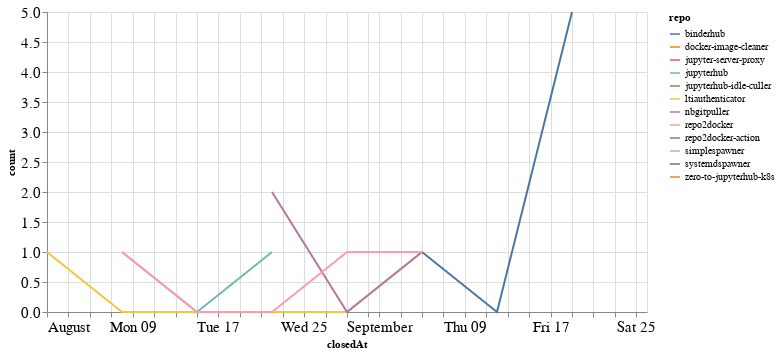

Here is the notebook cell this chart was saved with:
### Code cell
closed_by_time = closed_by.groupby('repo').resample('W', on='closedAt').count()['author'].reset_index()
closed_by_time = closed_by_time.rename(columns={'author': 'count'})

alt.Chart(closed_by_time, width=600).mark_line().encode(
    x='closedAt',
    y='count',
    color='repo',
    tooltip="repo"
)

### Figure 1 — Vega-Lite specification as saved in the notebook (floating-point values rounded to 4 significant figures)
{"config": {"axisLeft": {"labelFontSize": 15}, "axisBottom": {"labelFontSize": 15}}, "data": {"name": "data-63a23c29846486e49b136ad82dc87f36"}, "mark": "line", "encoding": {"color": {"type": "nominal", "field": "repo"}, "tooltip": {"type": "nominal", "field": "repo"}, "x": {"type": "temporal", "field": "closedAt"}, "y": {"type": "quantitative", "field": "count"}}, "width": 600, "$schema": "https://vega.github.io/schema/vega-lite/v4.8.1.json", "datasets": {"data-63a23c29846486e49b136ad82dc87f36": [{"repo": "binderhub", "closedAt": "2021-09-05T00:00:00", "count": 1}, {"repo": "binderhub", "closedAt": "2021-09-12T00:00:00", "count": 0}, {"repo": "binderhub", "closedAt": "2021-09-19T00:00:00", "count": 5}, {"repo": "docker-image-cleaner", "closedAt": "2021-09-19T00:00:00", "count": 2}, {"repo": "jupyter-server-proxy", "closedAt": "2021-08-29T00:00:00", "count": 2}, {"repo": "jupyterhub", "closedAt": "2021-08-08T00:00:00", "count": 1}, {"repo": "jupyterhub", "closedAt": "2021-08-15T00:00:00", "count": 0}, {"repo": "jupyterhub", "closedAt": "2021-08-22T00:00:00", "count": 1}, {"repo": "jupyterhub-idle-culler", "closedAt": "2021-09-26T00:00:00", "count": 1}, {"repo": "ltiauthenticator", "closedAt": "2021-08-01T00:00:00", "count": 1}, {"repo": "ltiauthenticator", "closedAt": "2021-08-08T00:00:00", "count": 0}, {"repo": "ltiauthenticator", "closedAt": "2021-08-15T00:00:00", "count": 0}, {"repo": "ltiauthenticator", "closedAt": "2021-08-22T00:00:00", "count": 0}, {"repo": "ltiauthenticator", "closedAt": "2021-08-29T00:00:00", "count": 0}, {"repo": "ltiauthenticator", "closedAt": "2021-09-05T00:00:00", "count": 1}, {"repo": "nbgitpuller", "closedAt": "2021-08-22T00:00:00", "count": 2}, {"repo": "nbgitpuller", "closedAt": "2021-08-29T00:00:00", "count": 0}, {"repo": "nbgitpuller", "closedAt": "2021-09-05T00:00:00", "count": 1}, {"repo": "repo2docker", "closedAt": "2021-08-08T00:00:00", "count": 1}, {"repo": "repo2docker", "closedAt": "2021-08-15T00:00:00", "count": 0}, {"repo": "repo2docker", "closedAt": "2021-08-22T00:00:00", "count": 0}, {"repo": "repo2docker", "closedAt": "2021-08-29T00:00:00", "count": 1}, {"repo": "repo2docker", "closedAt": "2021-09-05T00:00:00", "count": 1}, {"repo": "repo2docker-action", "closedAt": "2021-09-19T00:00:00", "count": 1}, {"repo": "simplespawner", "closedAt": "2021-08-01T00:00:00", "count": 1}, {"repo": "systemdspawner", "closedAt": "2021-08-08T00:00:00", "count": 1}, {"repo": "zero-to-jupyterhub-k8s", "closedAt": "2021-09-26T00:00:00", "count": 1}]}}
